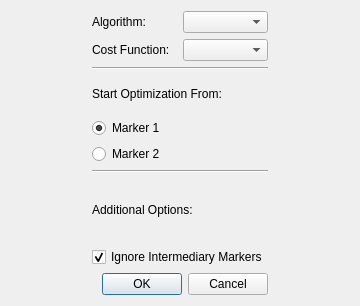
<?xml version="1.0" encoding="UTF-8"?>
<ui version="4.0">
 <class>optimization_dialog</class>
 <widget class="QDialog" name="optimization_dialog">
  <property name="geometry">
   <rect>
    <x>0</x>
    <y>0</y>
    <width>360</width>
    <height>306</height>
   </rect>
  </property>
  <property name="minimumSize">
   <size>
    <width>360</width>
    <height>306</height>
   </size>
  </property>
  <property name="baseSize">
   <size>
    <width>360</width>
    <height>306</height>
   </size>
  </property>
  <property name="contextMenuPolicy">
   <enum>Qt::DefaultContextMenu</enum>
  </property>
  <property name="windowTitle">
   <string>Optimize Route</string>
  </property>
  <layout class="QGridLayout" name="gridLayout">
   <item row="13" column="1">
    <widget class="QDialogButtonBox" name="buttonBox">
     <property name="orientation">
      <enum>Qt::Horizontal</enum>
     </property>
     <property name="standardButtons">
      <set>QDialogButtonBox::Cancel|QDialogButtonBox::Ok</set>
     </property>
    </widget>
   </item>
   <item row="4" column="1">
    <layout class="QVBoxLayout" name="verticalLayout">
     <item>
      <widget class="QLabel" name="optimization_label">
       <property name="text">
        <string>Start Optimization From:</string>
       </property>
      </widget>
     </item>
     <item>
      <widget class="QRadioButton" name="marker1_radio">
       <property name="text">
        <string>Marker 1</string>
       </property>
       <property name="checked">
        <bool>true</bool>
       </property>
      </widget>
     </item>
     <item>
      <widget class="QRadioButton" name="marker2_radio">
       <property name="text">
        <string>Marker 2</string>
       </property>
      </widget>
     </item>
    </layout>
   </item>
   <item row="8" column="1">
    <layout class="QVBoxLayout" name="verticalLayout_2">
     <item>
      <widget class="QLabel" name="options_label">
       <property name="text">
        <string>Additional Options:</string>
       </property>
      </widget>
     </item>
     <item>
      <widget class="QCheckBox" name="ignore_intermediary_markers_checkbox">
       <property name="text">
        <string>Ignore Intermediary Markers</string>
       </property>
       <property name="checked">
        <bool>true</bool>
       </property>
      </widget>
     </item>
    </layout>
   </item>
   <item row="0" column="0">
    <spacer name="horizontalSpacer">
     <property name="orientation">
      <enum>Qt::Horizontal</enum>
     </property>
     <property name="sizeHint" stdset="0">
      <size>
       <width>40</width>
       <height>20</height>
      </size>
     </property>
    </spacer>
   </item>
   <item row="2" column="1">
    <widget class="Line" name="line">
     <property name="orientation">
      <enum>Qt::Horizontal</enum>
     </property>
    </widget>
   </item>
   <item row="0" column="1">
    <layout class="QGridLayout" name="gridLayout_2">
     <item row="1" column="0">
      <widget class="QLabel" name="cost_function_label">
       <property name="text">
        <string>Cost Function:</string>
       </property>
      </widget>
     </item>
     <item row="1" column="1">
      <widget class="QComboBox" name="cost_func_combo"/>
     </item>
     <item row="0" column="1">
      <widget class="QComboBox" name="algorithm_combo"/>
     </item>
     <item row="0" column="0">
      <widget class="QLabel" name="algorithm_label">
       <property name="text">
        <string>Algorithm:</string>
       </property>
      </widget>
     </item>
    </layout>
   </item>
   <item row="5" column="1">
    <widget class="Line" name="line_2">
     <property name="orientation">
      <enum>Qt::Horizontal</enum>
     </property>
    </widget>
   </item>
   <item row="0" column="2">
    <spacer name="horizontalSpacer_2">
     <property name="orientation">
      <enum>Qt::Horizontal</enum>
     </property>
     <property name="sizeHint" stdset="0">
      <size>
       <width>40</width>
       <height>20</height>
      </size>
     </property>
    </spacer>
   </item>
  </layout>
 </widget>
 <resources/>
 <connections>
  <connection>
   <sender>buttonBox</sender>
   <signal>accepted()</signal>
   <receiver>optimization_dialog</receiver>
   <slot>accept()</slot>
   <hints>
    <hint type="sourcelabel">
     <x>248</x>
     <y>254</y>
    </hint>
    <hint type="destinationlabel">
     <x>157</x>
     <y>274</y>
    </hint>
   </hints>
  </connection>
  <connection>
   <sender>buttonBox</sender>
   <signal>rejected()</signal>
   <receiver>optimization_dialog</receiver>
   <slot>reject()</slot>
   <hints>
    <hint type="sourcelabel">
     <x>316</x>
     <y>260</y>
    </hint>
    <hint type="destinationlabel">
     <x>286</x>
     <y>274</y>
    </hint>
   </hints>
  </connection>
 </connections>
</ui>
